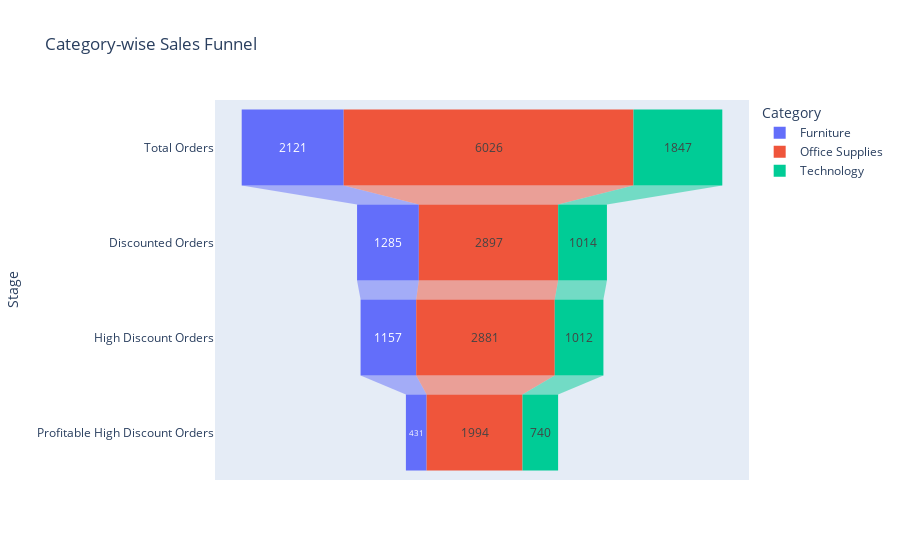

Notebook code cell kept with this figure:
### Code cell
# Visualizing

fig = px.funnel(
    category_funnel_long,
    x='Orders',
    y='Stage',
    color='Category',
    title='Category-wise Sales Funnel'
)

fig.show()

### Figure 1 — Plotly figure (JSON) as saved in the notebook; plotly's stock layout.template omitted (floating-point values rounded to 4 significant figures)
{"data": [{"hovertemplate": "Category=Furniture<br>Orders=%{x}<br>Stage=%{y}<extra></extra>", "legendgroup": "Furniture", "marker": {"color": "#636efa"}, "name": "Furniture", "orientation": "h", "showlegend": true, "type": "funnel", "x": [2121, 1285, 1157, 431], "xaxis": "x", "y": ["Total Orders", "Discounted Orders", "High Discount Orders", "Profitable High Discount Orders"], "yaxis": "y"}, {"hovertemplate": "Category=Office Supplies<br>Orders=%{x}<br>Stage=%{y}<extra></extra>", "legendgroup": "Office Supplies", "marker": {"color": "#EF553B"}, "name": "Office Supplies", "orientation": "h", "showlegend": true, "type": "funnel", "x": [6026, 2897, 2881, 1994], "xaxis": "x", "y": ["Total Orders", "Discounted Orders", "High Discount Orders", "Profitable High Discount Orders"], "yaxis": "y"}, {"hovertemplate": "Category=Technology<br>Orders=%{x}<br>Stage=%{y}<extra></extra>", "legendgroup": "Technology", "marker": {"color": "#00cc96"}, "name": "Technology", "orientation": "h", "showlegend": true, "type": "funnel", "x": [1847, 1014, 1012, 740], "xaxis": "x", "y": ["Total Orders", "Discounted Orders", "High Discount Orders", "Profitable High Discount Orders"], "yaxis": "y"}], "layout": {"legend": {"title": {"text": "Category"}, "tracegroupgap": 0}, "title": {"text": "Category-wise Sales Funnel"}, "xaxis": {"anchor": "y", "domain": [0, 1], "title": {"text": "Orders"}}, "yaxis": {"anchor": "x", "domain": [0, 1], "title": {"text": "Stage"}}}}
